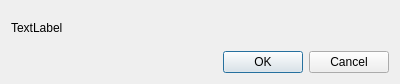
<?xml version="1.0" encoding="UTF-8"?>
<ui version="4.0">
 <class>win_delete_book</class>
 <widget class="QDialog" name="win_delete_book">
  <property name="geometry">
   <rect>
    <x>0</x>
    <y>0</y>
    <width>400</width>
    <height>84</height>
   </rect>
  </property>
  <property name="windowTitle">
   <string>Dialog</string>
  </property>
  <layout class="QVBoxLayout" name="verticalLayout">
   <item>
    <widget class="QLabel" name="label">
     <property name="text">
      <string>TextLabel</string>
     </property>
    </widget>
   </item>
   <item>
    <widget class="QDialogButtonBox" name="buttonBox">
     <property name="orientation">
      <enum>Qt::Horizontal</enum>
     </property>
     <property name="standardButtons">
      <set>QDialogButtonBox::Cancel|QDialogButtonBox::Ok</set>
     </property>
    </widget>
   </item>
  </layout>
 </widget>
 <resources/>
 <connections>
  <connection>
   <sender>buttonBox</sender>
   <signal>accepted()</signal>
   <receiver>win_delete_book</receiver>
   <slot>accept()</slot>
   <hints>
    <hint type="sourcelabel">
     <x>248</x>
     <y>254</y>
    </hint>
    <hint type="destinationlabel">
     <x>157</x>
     <y>274</y>
    </hint>
   </hints>
  </connection>
  <connection>
   <sender>buttonBox</sender>
   <signal>rejected()</signal>
   <receiver>win_delete_book</receiver>
   <slot>reject()</slot>
   <hints>
    <hint type="sourcelabel">
     <x>316</x>
     <y>260</y>
    </hint>
    <hint type="destinationlabel">
     <x>286</x>
     <y>274</y>
    </hint>
   </hints>
  </connection>
 </connections>
</ui>
